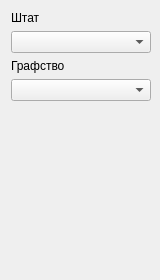
<?xml version="1.0" encoding="UTF-8"?>
<ui version="4.0">
 <class>ddmEmptyFilterWidget</class>
 <widget class="QWidget" name="ddmEmptyFilterWidget">
  <property name="geometry">
   <rect>
    <x>0</x>
    <y>0</y>
    <width>160</width>
    <height>280</height>
   </rect>
  </property>
  <property name="sizePolicy">
   <sizepolicy hsizetype="Preferred" vsizetype="Minimum">
    <horstretch>0</horstretch>
    <verstretch>0</verstretch>
   </sizepolicy>
  </property>
  <property name="minimumSize">
   <size>
    <width>155</width>
    <height>0</height>
   </size>
  </property>
  <property name="maximumSize">
   <size>
    <width>16777215</width>
    <height>16777215</height>
   </size>
  </property>
  <property name="windowTitle">
   <string>Form</string>
  </property>
  <layout class="QGridLayout" name="gridLayout">
   <item row="0" column="0">
    <layout class="QVBoxLayout" name="verticalLayout">
     <property name="sizeConstraint">
      <enum>QLayout::SetMinimumSize</enum>
     </property>
     <item>
      <widget class="QLabel" name="m_lbState">
       <property name="text">
        <string>Штат</string>
       </property>
      </widget>
     </item>
     <item>
      <widget class="QComboBox" name="m_cmbState">
       <property name="sizePolicy">
        <sizepolicy hsizetype="Minimum" vsizetype="Minimum">
         <horstretch>0</horstretch>
         <verstretch>0</verstretch>
        </sizepolicy>
       </property>
       <property name="minimumSize">
        <size>
         <width>140</width>
         <height>20</height>
        </size>
       </property>
      </widget>
     </item>
     <item>
      <widget class="QLabel" name="m_lbCounty">
       <property name="text">
        <string>Графство</string>
       </property>
      </widget>
     </item>
     <item>
      <widget class="QComboBox" name="m_cmbCounty">
       <property name="sizePolicy">
        <sizepolicy hsizetype="Minimum" vsizetype="Minimum">
         <horstretch>0</horstretch>
         <verstretch>0</verstretch>
        </sizepolicy>
       </property>
       <property name="minimumSize">
        <size>
         <width>140</width>
         <height>20</height>
        </size>
       </property>
      </widget>
     </item>
     <item>
      <spacer name="verticalSpacer">
       <property name="orientation">
        <enum>Qt::Vertical</enum>
       </property>
       <property name="sizeHint" stdset="0">
        <size>
         <width>20</width>
         <height>40</height>
        </size>
       </property>
      </spacer>
     </item>
    </layout>
   </item>
  </layout>
 </widget>
 <resources/>
 <connections/>
</ui>
